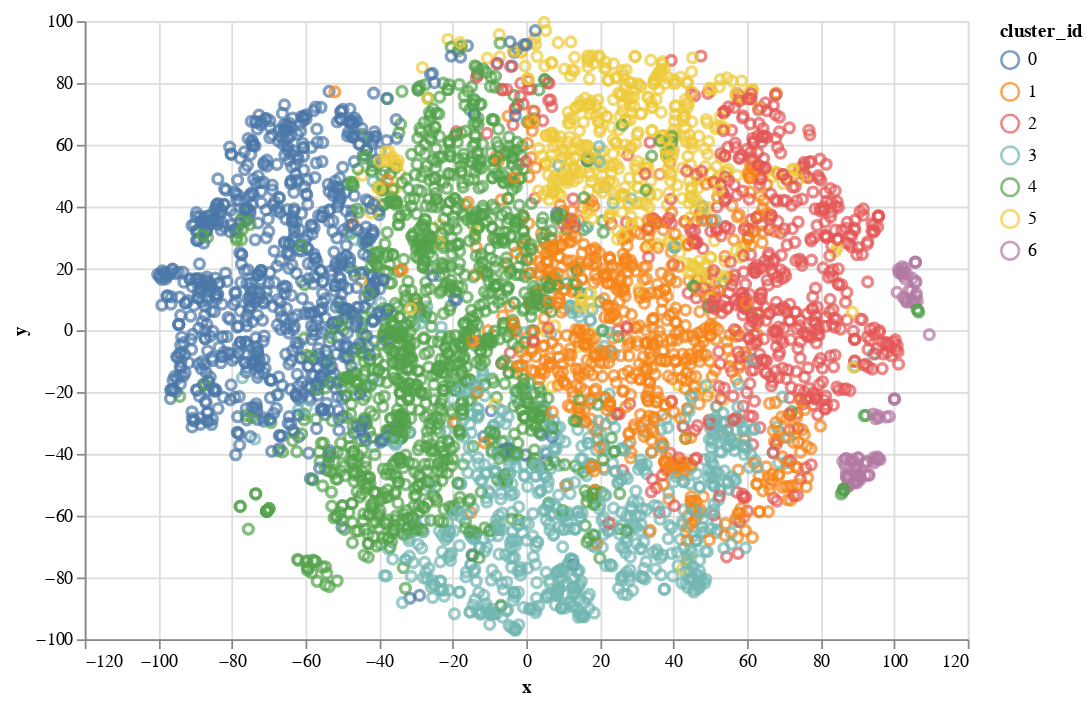

Write notebook code for a chart like this one.
### Code cell
import altair as alt
def chartEmbeddings2D(embeddings, width=500, height=350, color_column='color', title=''):
    chart = alt.Chart(embeddings).mark_point().encode(
       x='x',
       y='y',
       color=color_column
    ).properties(
        title=title,
        width=width,
        height=height
    )
    return chart

chartEmbeddings2D(metadata_coord_sample, color_column='cluster_id:N')

### Figure 1 — Vega-Lite specification as saved in the notebook (floating-point values rounded to 4 significant figures; data arrays with more than 128 entries replaced by an {"elided": "..."} marker saying what was removed)
{"config": {"view": {"continuousWidth": 400, "continuousHeight": 300}}, "data": {"name": "data-cf731dc287d00c0c34c2a5f6e298c192"}, "mark": "point", "encoding": {"color": {"type": "nominal", "field": "cluster_id"}, "x": {"type": "quantitative", "field": "x"}, "y": {"type": "quantitative", "field": "y"}}, "height": 350, "title": "", "width": 500, "$schema": "https://vega.github.io/schema/vega-lite/v4.0.2.json", "datasets": {"data-cf731dc287d00c0c34c2a5f6e298c192": {"elided": "4900 records"}}}
